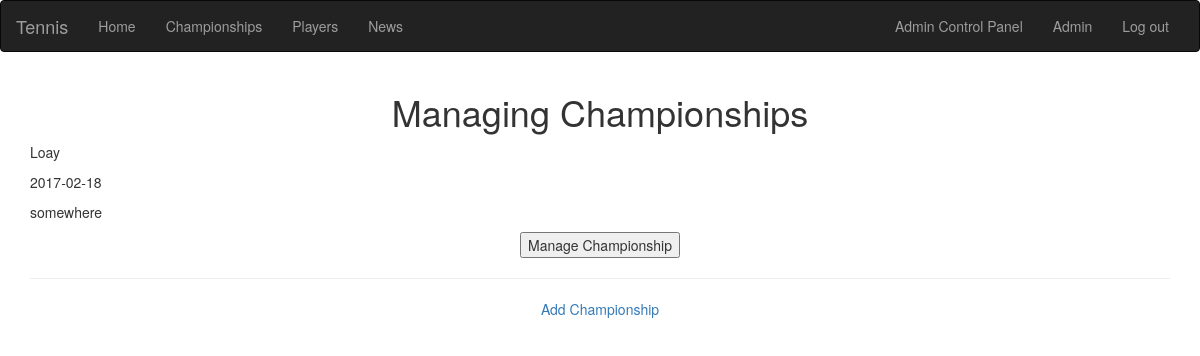
Page /acp/championships (signed in) on the earlier database version.
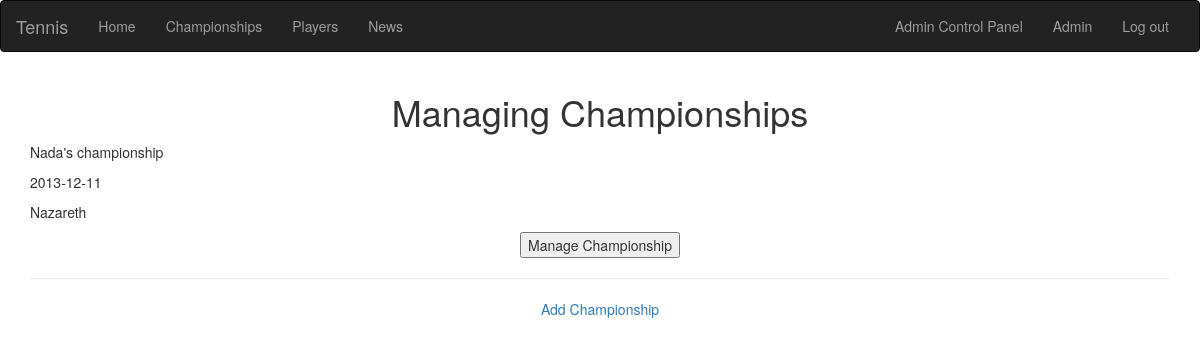
Same page on the later database version.
### database_setup.py (models this page shows, shortened)
class User(Base):
    __tablename__ = 'user'
    id = Column(Integer, primary_key=True)
    name = Column(String(255))
    country = Column(String(255))
    email = Column(String(255), unique=True)
    photo = Column(String(255), unique=True)
    password_hash = Column(String(255))
    gender=Column(String)
    dob=Column(Date)
    admin=Column(Boolean)

class Championship(Base):
    __tablename__='championship'
    id=Column(Integer, primary_key=True)
    name=Column(String(255))
    date=Column(Date)
    place=Column(String)

### web_app.py (the view)
@app.route('/acp/championships')
def ManageChampionships():
	if login_session is None:
		flash("You must be logged in to do this.")
		return redirect(url_for('login'))
	user=dbsession.query(User).filter_by(id=login_session['id']).first()
	if (not user.admin):
		flash("You are not authorized to do this.")
		return redirect(url_for('main'))
	championships=dbsession.query(Championship).all()
	return render_template('ManageChampionships.html', championships=championships)

### templates/ManageChampionships.html (shortened to what this page needs)
{% extends "layout.html" %}
{% block body %}
<center><h1>Managing Championships</h1></center>
{% for championship in championships %}
<form action="{{ url_for('ManageChampionship', id=championship.id) }}" method="get">
<p>{{championship.name}}</p>
<p>{{championship.date}}</p>
<p>{{championship.place}}</p>
<center><p><input type="submit" value="Manage Championship"></p></center>
</form>
<hr>
{% endfor %}
<p><center><a href="{{ url_for('AddChampionship') }}">Add Championship</a></center></p>
{% endblock %}

### templates/layout.html (shortened to what this page needs)
<!doctype html>
  <link rel="stylesheet" href="https://maxcdn.bootstrapcdn.com/bootstrap/3.3.7/css/bootstrap.min.css">
<div>
<center>
<nav class="navbar navbar-inverse">
  <div class="container-fluid">
    <div class="navbar-header">
      <a class="navbar-brand" href="{{ url_for('main') }}">Tennis</a>
    </div>
    <div class="collapse navbar-collapse" id="myNavbar">
      <ul class="nav navbar-nav">
        <li><a href="{{ url_for('main') }}">Home</a></li>
        <li><a href="{{ url_for('championships') }}">Championships</a></li>
        <li><a href="{{ url_for('players') }}">Players</a></li>
        <li><a href="{{ url_for('news') }}">News</a></li>
      </ul>
      <ul class="nav navbar-nav navbar-right">
      {% if 'id' not in session %}
        <li><a href="{{ url_for('signup') }}"><span class="glyphicon glyphicon-user"></span> Sign Up</a></li>
        <li><a href="{{ url_for('login') }}"><span class="glyphicon glyphicon-log-in"></span> Login</a></li>
      {% else %}
        {% if session['admin'] == True %}
        <li><a href="{{url_for('admincp') }}">Admin Control Panel</a></li>
        {% endif %}
        <li><a href="{{ url_for('profile') }}">{{session['name']}}</a></li>
        <li><a href="{{ url_for('logout') }}">Log out</a></li>
      {% endif %}
      </ul>
    </div>
  </div>
</nav>
  </center>
  <div class="container">
  {% block body %}{% endblock %}
  </div>
</div>

Differences in the rows shown:
removed Championship: name "Loay", date "2017-02-18", place "somewhere"
added Championship: name "Nada's championship", date "2013-12-11", place "Nazareth"
